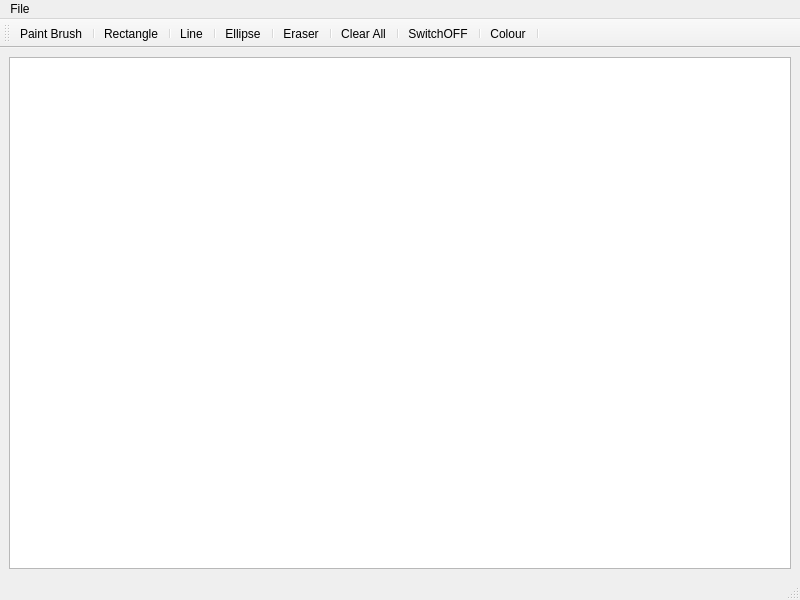
<?xml version="1.0" encoding="UTF-8"?>
<ui version="4.0">
 <class>Paint</class>
 <widget class="QMainWindow" name="Paint">
  <property name="geometry">
   <rect>
    <x>0</x>
    <y>0</y>
    <width>800</width>
    <height>600</height>
   </rect>
  </property>
  <property name="windowTitle">
   <string>Paint</string>
  </property>
  <widget class="QWidget" name="centralwidget">
   <layout class="QGridLayout" name="gridLayout">
    <item row="0" column="0">
     <widget class="QGraphicsView" name="graphicsView"/>
    </item>
   </layout>
  </widget>
  <widget class="QMenuBar" name="menubar">
   <property name="geometry">
    <rect>
     <x>0</x>
     <y>0</y>
     <width>800</width>
     <height>22</height>
    </rect>
   </property>
   <widget class="QMenu" name="menuFile">
    <property name="title">
     <string>File</string>
    </property>
    <addaction name="actionOpen"/>
    <addaction name="actionSave_as"/>
   </widget>
   <addaction name="menuFile"/>
  </widget>
  <widget class="QStatusBar" name="statusbar"/>
  <widget class="QToolBar" name="toolBar">
   <property name="windowTitle">
    <string>toolBar</string>
   </property>
   <attribute name="toolBarArea">
    <enum>TopToolBarArea</enum>
   </attribute>
   <attribute name="toolBarBreak">
    <bool>false</bool>
   </attribute>
   <addaction name="actionPen"/>
   <addaction name="separator"/>
   <addaction name="actionRectangle"/>
   <addaction name="separator"/>
   <addaction name="actionLine"/>
   <addaction name="separator"/>
   <addaction name="actionEllipse"/>
   <addaction name="separator"/>
   <addaction name="actionEraser"/>
   <addaction name="separator"/>
   <addaction name="actionClear_All"/>
   <addaction name="separator"/>
   <addaction name="actionSwitchOFF"/>
   <addaction name="separator"/>
   <addaction name="actionColour"/>
   <addaction name="separator"/>
  </widget>
  <action name="actionPen">
   <property name="icon">
    <iconset resource="resources.qrc">
     <normaloff>:/resourses/Paint-Brush.png</normaloff>:/resourses/Paint-Brush.png</iconset>
   </property>
   <property name="text">
    <string>Paint Brush</string>
   </property>
  </action>
  <action name="actionSwitchOFF">
   <property name="icon">
    <iconset resource="resources.qrc">
     <normaloff>:/resourses/Delete.png</normaloff>:/resourses/Delete.png</iconset>
   </property>
   <property name="text">
    <string>SwitchOFF</string>
   </property>
  </action>
  <action name="actionColour">
   <property name="icon">
    <iconset resource="resources.qrc">
     <normaloff>:/resourses/cq5dam.thumbnail.800.800.png</normaloff>:/resourses/cq5dam.thumbnail.800.800.png</iconset>
   </property>
   <property name="text">
    <string>Colour</string>
   </property>
   <property name="toolTip">
    <string>&lt;html&gt;&lt;head/&gt;&lt;body&gt;&lt;p&gt;&lt;span style=&quot; color:#ef2929;&quot;&gt;Colour&lt;/span&gt;&lt;/p&gt;&lt;/body&gt;&lt;/html&gt;</string>
   </property>
  </action>
  <action name="actionOpen">
   <property name="text">
    <string>Open</string>
   </property>
  </action>
  <action name="actionSave_as">
   <property name="text">
    <string>Save as...</string>
   </property>
  </action>
  <action name="actionRectangle">
   <property name="icon">
    <iconset resource="resources.qrc">
     <normaloff>:/resourses/rectangle.png</normaloff>:/resourses/rectangle.png</iconset>
   </property>
   <property name="text">
    <string>Rectangle</string>
   </property>
  </action>
  <action name="actionEllipse">
   <property name="icon">
    <iconset resource="resources.qrc">
     <normaloff>:/resourses/oval.png</normaloff>:/resourses/oval.png</iconset>
   </property>
   <property name="text">
    <string>Ellipse</string>
   </property>
  </action>
  <action name="actionLine">
   <property name="icon">
    <iconset resource="resources.qrc">
     <normaloff>:/resourses/line.png</normaloff>:/resourses/line.png</iconset>
   </property>
   <property name="text">
    <string>Line</string>
   </property>
  </action>
  <action name="actionClear_All">
   <property name="icon">
    <iconset resource="resources.qrc">
     <normaloff>:/resourses/clear.png</normaloff>:/resourses/clear.png</iconset>
   </property>
   <property name="text">
    <string>Clear All</string>
   </property>
  </action>
  <action name="actionEraser">
   <property name="icon">
    <iconset resource="resources.qrc">
     <normaloff>:/resourses/eraser.ico</normaloff>:/resourses/eraser.ico</iconset>
   </property>
   <property name="text">
    <string>Eraser</string>
   </property>
  </action>
 </widget>
 <resources>
  <include location="resources.qrc"/>
 </resources>
 <connections/>
</ui>
